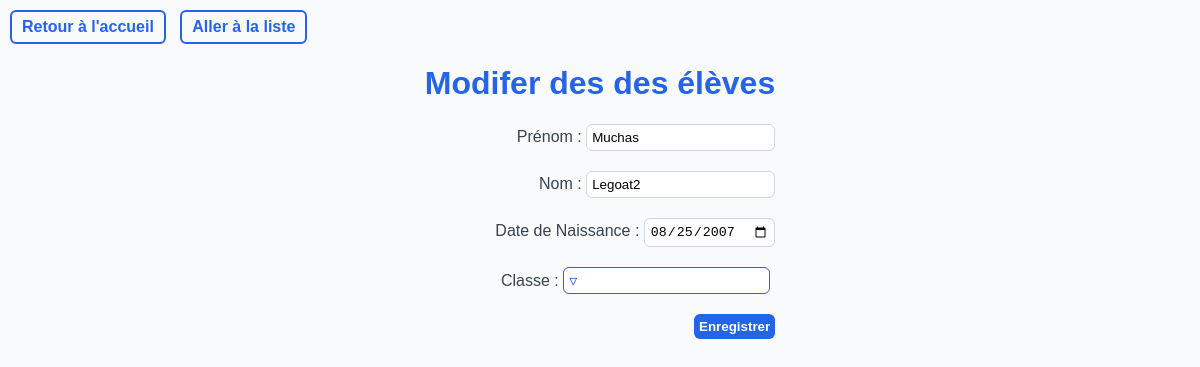
Before: /eleve/update?id=6 with the older database file.
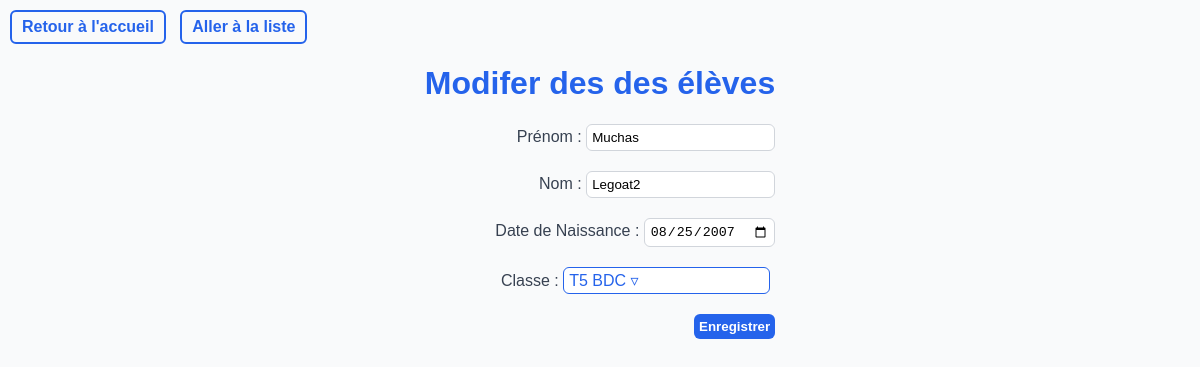
After: the same page with the newer database file.
### tables this page shows
CREATE TABLE Eleve (
    Id INTEGER PRIMARY KEY AUTOINCREMENT,
    Prenom TEXT NOT NULL,
    Nom TEXT NOT NULL,
    Date_de_Naissance DATE NOT NULL,
    Id_Classe INTEGER,
    FOREIGN KEY (Id_Classe)
        REFERENCES Classe(Id)
        ON DELETE CASCADE
        ON UPDATE CASCADE
    );

CREATE TABLE Classe (
    Id INTEGER PRIMARY KEY AUTOINCREMENT,
    Nom TEXT NOT NULL,
    Nom_Lycee TEXT NOT NULL,
    Id_Professeur INTEGER NOT NULL, 
    FOREIGN KEY (Id_Professeur)
        REFERENCES Professeur(Id)
        ON DELETE CASCADE
        ON UPDATE CASCADE
    );

### Backend.py (the view, shortened to what this page needs)
@app.route('/eleve/update', methods=["POST","GET"])
def update_eleve():
    id = request.args.get('id')
    if id is None:
        return "Aucun ID fourni", 400
    return render_template('update.html', valeurs=execute_sql("SELECT * FROM Eleve WHERE id = ?", (str(id),))[0], dropdown_values={"Classe": execute_sql("SELECT * FROM Classe")}, colonnes=colonnes_eleve, infos={"element": "des élèves","URL_liste": "/eleve/liste"})

### Backend.py (called while the page is built)
def execute_sql(commande, argument=()):
    conn = sqlite3.connect(DB_NAME)
    c = conn.cursor()
    c.execute(commande, argument)
    valeurs = c.fetchall()
    conn.commit()
    conn.close()
    return valeurs

### templates/update.html (shortened to what this page needs)
<!DOCTYPE html>
<html lang="fr">
<head>
    <link rel="stylesheet" href="../static/styles.css">
</head>
<body>
    <a class="back_button" href="/">Retour à l'accueil</a>
    <a class="back_button" href="{{ infos['URL_liste'] }}">Aller à la liste</a>
    <div class="content-form">
    <div>
    <h1>Modifer des {{ infos["element"] }}</h1>
    <form method="POST">
        {% for c in colonnes %}
        {% if c["type"] == "dropdown" %}
        <div class="dropdown" id="dropdown_{{ c['id'] }}" style="margin-bottom: 20px;">
                <label for="dropdown_{{ c['id'] }}">{{ c["titre"] }} : </label>
                <div id="dropdown-button_{{ c['id'] }}" class="dropdown-button" onclick="toggleMenu('{{ c['id'] }}')">
                    <span id="dropdown-label_{{ c['id'] }}">{% for item in dropdown_values[c["id"]] %}{% if item[0] == valeurs[c["order"]] %}{{ item[1] }} {% if c["id"]!="Id_Matiere"%} {{ item[2] }} {%endif%}{% endif %}{% endfor %}</span> &#9663;
                </div>
            </div>
        {% else %}
        <div class="form-element">
            <label for='{{ c["id"] }}'>{{ c["titre"] }} : <input id='{{ c["id"] }}' name='{{ c["id"] }}' type='{{ c["type"] }}' value='{{valeurs[c["order"]]}}'></label>
        </div>
        {% endif %}
        {% endfor %}
        <button class="submit_button" type="submit">Enregistrer</button>
    </form>
     </div>
    </div>
</body>
</html>

Changed rows visible on the page:
added Classe: Nom "T5", Nom_Lycee "BDC"
